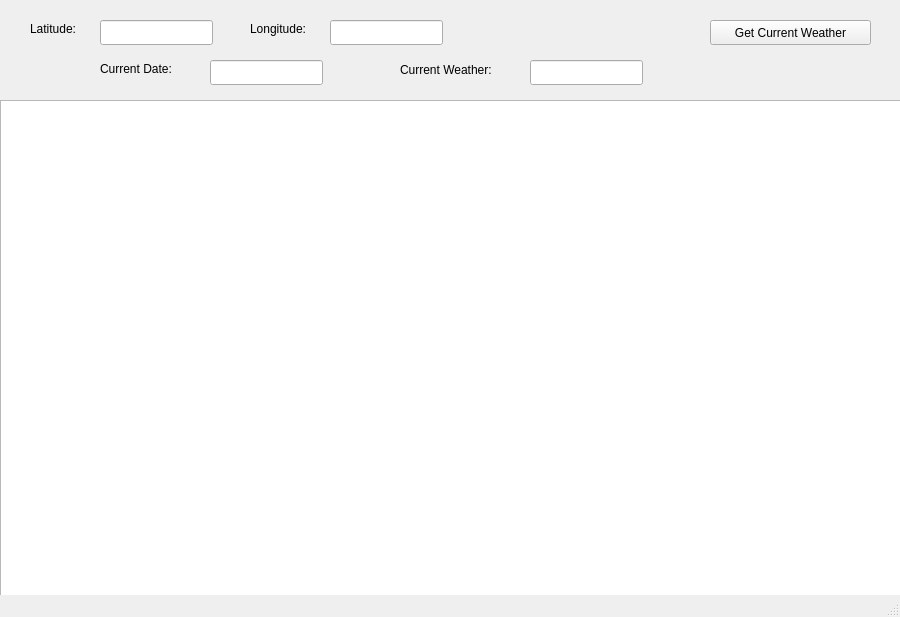
<?xml version="1.0" encoding="UTF-8"?>
<ui version="4.0">
 <class>MainWindow</class>
 <widget class="QMainWindow" name="MainWindow">
  <property name="geometry">
   <rect>
    <x>0</x>
    <y>0</y>
    <width>900</width>
    <height>617</height>
   </rect>
  </property>
  <property name="windowTitle">
   <string>Weather Forcast</string>
  </property>
  <widget class="QWidget" name="centralwidget">
   <widget class="QLabel" name="Longitude">
    <property name="geometry">
     <rect>
      <x>250</x>
      <y>20</y>
      <width>81</width>
      <height>17</height>
     </rect>
    </property>
    <property name="text">
     <string>Longitude:</string>
    </property>
   </widget>
   <widget class="QLabel" name="Latitude">
    <property name="geometry">
     <rect>
      <x>30</x>
      <y>20</y>
      <width>66</width>
      <height>17</height>
     </rect>
    </property>
    <property name="text">
     <string>Latitude:</string>
    </property>
   </widget>
   <widget class="QLineEdit" name="Longitude_in">
    <property name="geometry">
     <rect>
      <x>330</x>
      <y>20</y>
      <width>113</width>
      <height>25</height>
     </rect>
    </property>
   </widget>
   <widget class="QLineEdit" name="Latitude_in">
    <property name="geometry">
     <rect>
      <x>100</x>
      <y>20</y>
      <width>113</width>
      <height>25</height>
     </rect>
    </property>
   </widget>
   <widget class="QPushButton" name="pushButton">
    <property name="geometry">
     <rect>
      <x>710</x>
      <y>20</y>
      <width>161</width>
      <height>25</height>
     </rect>
    </property>
    <property name="text">
     <string>Get Current Weather</string>
    </property>
   </widget>
   <widget class="QLineEdit" name="CurrentWeather">
    <property name="geometry">
     <rect>
      <x>530</x>
      <y>60</y>
      <width>113</width>
      <height>25</height>
     </rect>
    </property>
    <property name="readOnly">
     <bool>true</bool>
    </property>
   </widget>
   <widget class="QChartView" name="graphicsView">
    <property name="geometry">
     <rect>
      <x>0</x>
      <y>100</y>
      <width>901</width>
      <height>511</height>
     </rect>
    </property>
   </widget>
   <widget class="QLabel" name="label">
    <property name="geometry">
     <rect>
      <x>400</x>
      <y>60</y>
      <width>121</width>
      <height>20</height>
     </rect>
    </property>
    <property name="text">
     <string>Current Weather:</string>
    </property>
   </widget>
   <widget class="QLabel" name="label_2">
    <property name="geometry">
     <rect>
      <x>100</x>
      <y>60</y>
      <width>101</width>
      <height>17</height>
     </rect>
    </property>
    <property name="text">
     <string>Current Date:</string>
    </property>
   </widget>
   <widget class="QLineEdit" name="Current_Date">
    <property name="geometry">
     <rect>
      <x>210</x>
      <y>60</y>
      <width>113</width>
      <height>25</height>
     </rect>
    </property>
    <property name="readOnly">
     <bool>true</bool>
    </property>
   </widget>
   <widget class="QLabel" name="ErrorMsg">
    <property name="geometry">
     <rect>
      <x>470</x>
      <y>20</y>
      <width>231</width>
      <height>20</height>
     </rect>
    </property>
    <property name="text">
     <string/>
    </property>
   </widget>
  </widget>
  <widget class="QMenuBar" name="menubar">
   <property name="geometry">
    <rect>
     <x>0</x>
     <y>0</y>
     <width>900</width>
     <height>22</height>
    </rect>
   </property>
  </widget>
  <widget class="QStatusBar" name="statusbar"/>
 </widget>
 <customwidgets>
  <customwidget>
   <class>QChartView</class>
   <extends>QGraphicsView</extends>
   <header>QtCharts</header>
  </customwidget>
 </customwidgets>
 <resources/>
 <connections/>
</ui>
